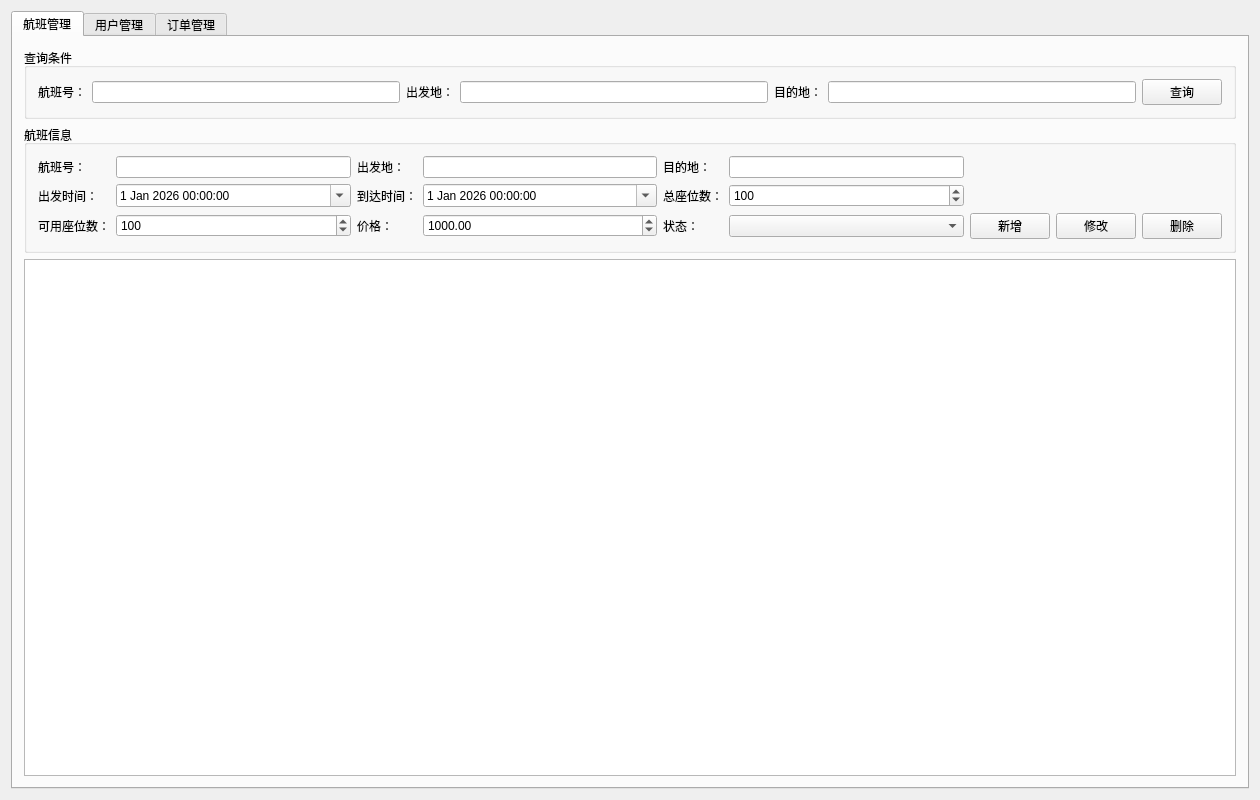
<?xml version="1.0" encoding="UTF-8"?>
<ui version="4.0">
 <class>AdminWindow</class>
 <widget class="QWidget" name="AdminWindow">
  <property name="geometry">
   <rect>
    <x>0</x>
    <y>0</y>
    <width>1260</width>
    <height>800</height>
   </rect>
  </property>
  <property name="windowTitle">
   <string>管理员管理系统</string>
  </property>
  <layout class="QVBoxLayout" name="verticalLayout">
   <item>
    <widget class="QTabWidget" name="tabWidget">
     <property name="currentIndex">
      <number>0</number>
     </property>
     <widget class="QWidget" name="tabFlight">
      <attribute name="title">
       <string>航班管理</string>
      </attribute>
      <layout class="QVBoxLayout" name="verticalLayout_2">
       <item>
        <widget class="QGroupBox" name="groupBox">
         <property name="title">
          <string>查询条件</string>
         </property>
         <layout class="QGridLayout" name="gridLayout_3">
          <item row="0" column="0">
           <widget class="QLabel" name="label">
            <property name="text">
             <string>航班号：</string>
            </property>
           </widget>
          </item>
          <item row="0" column="1">
           <widget class="QLineEdit" name="leQueryFlightNum"/>
          </item>
          <item row="0" column="2">
           <widget class="QLabel" name="label_2">
            <property name="text">
             <string>出发地：</string>
            </property>
           </widget>
          </item>
          <item row="0" column="3">
           <widget class="QLineEdit" name="leQueryDeparture"/>
          </item>
          <item row="0" column="4">
           <widget class="QLabel" name="label_3">
            <property name="text">
             <string>目的地：</string>
            </property>
           </widget>
          </item>
          <item row="0" column="5">
           <widget class="QLineEdit" name="leQueryArrival"/>
          </item>
          <item row="0" column="6">
           <widget class="QPushButton" name="btnFlightQuery">
            <property name="text">
             <string>查询</string>
            </property>
           </widget>
          </item>
         </layout>
        </widget>
       </item>
       <item>
        <widget class="QGroupBox" name="groupBox_2">
         <property name="title">
          <string>航班信息</string>
         </property>
         <layout class="QGridLayout" name="gridLayout_4">
          <item row="0" column="0">
           <widget class="QLabel" name="label_4">
            <property name="text">
             <string>航班号：</string>
            </property>
           </widget>
          </item>
          <item row="0" column="1">
           <widget class="QLineEdit" name="leFlightNum"/>
          </item>
          <item row="0" column="2">
           <widget class="QLabel" name="label_5">
            <property name="text">
             <string>出发地：</string>
            </property>
           </widget>
          </item>
          <item row="0" column="3">
           <widget class="QLineEdit" name="leDeparture"/>
          </item>
          <item row="0" column="4">
           <widget class="QLabel" name="label_6">
            <property name="text">
             <string>目的地：</string>
            </property>
           </widget>
          </item>
          <item row="0" column="5">
           <widget class="QLineEdit" name="leArrival"/>
          </item>
          <item row="1" column="0">
           <widget class="QLabel" name="label_7">
            <property name="text">
             <string>出发时间：</string>
            </property>
           </widget>
          </item>
          <item row="1" column="1">
           <widget class="QDateTimeEdit" name="dtDeparture">
            <property name="dateTime">
             <datetime>
              <hour>0</hour>
              <minute>0</minute>
              <second>0</second>
              <year>2026</year>
              <month>1</month>
              <day>1</day>
             </datetime>
            </property>
            <property name="calendarPopup">
             <bool>true</bool>
            </property>
           </widget>
          </item>
          <item row="1" column="2">
           <widget class="QLabel" name="label_8">
            <property name="text">
             <string>到达时间：</string>
            </property>
           </widget>
          </item>
          <item row="1" column="3">
           <widget class="QDateTimeEdit" name="dtArrival">
            <property name="dateTime">
             <datetime>
              <hour>0</hour>
              <minute>0</minute>
              <second>0</second>
              <year>2026</year>
              <month>1</month>
              <day>1</day>
             </datetime>
            </property>
            <property name="calendarPopup">
             <bool>true</bool>
            </property>
           </widget>
          </item>
          <item row="1" column="4">
           <widget class="QLabel" name="label_9">
            <property name="text">
             <string>总座位数：</string>
            </property>
           </widget>
          </item>
          <item row="1" column="5">
           <widget class="QSpinBox" name="sbTotalSeats">
            <property name="minimum">
             <number>1</number>
            </property>
            <property name="maximum">
             <number>500</number>
            </property>
            <property name="value">
             <number>100</number>
            </property>
           </widget>
          </item>
          <item row="2" column="0">
           <widget class="QLabel" name="label_10">
            <property name="text">
             <string>可用座位数：</string>
            </property>
           </widget>
          </item>
          <item row="2" column="1">
           <widget class="QSpinBox" name="sbAvailableSeats">
            <property name="minimum">
             <number>0</number>
            </property>
            <property name="maximum">
             <number>500</number>
            </property>
            <property name="value">
             <number>100</number>
            </property>
           </widget>
          </item>
          <item row="2" column="2">
           <widget class="QLabel" name="label_11">
            <property name="text">
             <string>价格：</string>
            </property>
           </widget>
          </item>
          <item row="2" column="3">
           <widget class="QDoubleSpinBox" name="dsPrice">
            <property name="decimals">
             <number>2</number>
            </property>
            <property name="minimum">
             <double>100.000000000000000</double>
            </property>
            <property name="maximum">
             <double>9999.000000000000000</double>
            </property>
            <property name="value">
             <double>1000.000000000000000</double>
            </property>
           </widget>
          </item>
          <item row="2" column="4">
           <widget class="QLabel" name="label_12">
            <property name="text">
             <string>状态：</string>
            </property>
           </widget>
          </item>
          <item row="2" column="5">
           <widget class="QComboBox" name="cbFlightStatus"/>
          </item>
          <item row="2" column="6">
           <layout class="QHBoxLayout" name="horizontalLayout_4">
            <item>
             <widget class="QPushButton" name="btnFlightAdd">
              <property name="text">
               <string>新增</string>
              </property>
             </widget>
            </item>
            <item>
             <widget class="QPushButton" name="btnFlightEdit">
              <property name="text">
               <string>修改</string>
              </property>
             </widget>
            </item>
            <item>
             <widget class="QPushButton" name="btnFlightDelete">
              <property name="text">
               <string>删除</string>
              </property>
             </widget>
            </item>
           </layout>
          </item>
         </layout>
        </widget>
       </item>
       <item>
        <widget class="QTableWidget" name="tableFlights"/>
       </item>
      </layout>
     </widget>
     <widget class="QWidget" name="tabUser">
      <attribute name="title">
       <string>用户管理</string>
      </attribute>
      <layout class="QVBoxLayout" name="verticalLayout_3">
       <item>
        <widget class="QGroupBox" name="groupBox_3">
         <property name="title">
          <string>查询条件</string>
         </property>
         <layout class="QGridLayout" name="gridLayout_5">
          <item row="0" column="0">
           <widget class="QLabel" name="label_13">
            <property name="text">
             <string>用户名：</string>
            </property>
           </widget>
          </item>
          <item row="0" column="1">
           <widget class="QLineEdit" name="leQueryUsername"/>
          </item>
          <item row="0" column="2">
           <widget class="QLabel" name="label_14">
            <property name="text">
             <string>邮箱：</string>
            </property>
           </widget>
          </item>
          <item row="0" column="3">
           <widget class="QLineEdit" name="leQueryEmail"/>
          </item>
          <item row="0" column="4">
           <widget class="QLabel" name="label_15">
            <property name="text">
             <string>角色：</string>
            </property>
           </widget>
          </item>
          <item row="0" column="5">
           <widget class="QComboBox" name="cbQueryUserRole"/>
          </item>
          <item row="0" column="6">
           <widget class="QPushButton" name="btnUserQuery">
            <property name="text">
             <string>查询</string>
            </property>
           </widget>
          </item>
         </layout>
        </widget>
       </item>
       <item>
        <widget class="QGroupBox" name="groupBox_4">
         <property name="title">
          <string>用户信息</string>
         </property>
         <layout class="QGridLayout" name="gridLayout_6">
          <item row="0" column="6">
           <layout class="QHBoxLayout" name="horizontalLayout_5">
            <item>
             <widget class="QPushButton" name="btnUserEdit">
              <property name="text">
               <string>修改信息</string>
              </property>
             </widget>
            </item>
            <item>
             <widget class="QPushButton" name="btnUserResetPwd">
              <property name="text">
               <string>重置密码</string>
              </property>
             </widget>
            </item>
           </layout>
          </item>
          <item row="0" column="1">
           <widget class="QLineEdit" name="leUsername"/>
          </item>
          <item row="0" column="0">
           <widget class="QLabel" name="label_16">
            <property name="text">
             <string>用户名：</string>
            </property>
           </widget>
          </item>
          <item row="0" column="2">
           <widget class="QLabel" name="label_17">
            <property name="text">
             <string>邮箱：</string>
            </property>
           </widget>
          </item>
          <item row="0" column="3">
           <widget class="QLineEdit" name="leEmail"/>
          </item>
          <item row="0" column="4">
           <widget class="QLabel" name="label_18">
            <property name="text">
             <string>角色：</string>
            </property>
           </widget>
          </item>
          <item row="0" column="5">
           <widget class="QComboBox" name="cbUserRole"/>
          </item>
         </layout>
        </widget>
       </item>
       <item>
        <widget class="QTableWidget" name="tableUsers"/>
       </item>
      </layout>
     </widget>
     <widget class="QWidget" name="tabOrder">
      <attribute name="title">
       <string>订单管理</string>
      </attribute>
      <layout class="QVBoxLayout" name="verticalLayout_4">
       <item>
        <widget class="QGroupBox" name="groupBox_5">
         <property name="title">
          <string>查询条件</string>
         </property>
         <layout class="QGridLayout" name="gridLayout_7">
          <item row="0" column="0">
           <widget class="QLabel" name="label_19">
            <property name="text">
             <string>用户ID：</string>
            </property>
           </widget>
          </item>
          <item row="0" column="1">
           <widget class="QLineEdit" name="leQueryUserId"/>
          </item>
          <item row="0" column="2">
           <widget class="QLabel" name="label_20">
            <property name="text">
             <string>航班ID：</string>
            </property>
           </widget>
          </item>
          <item row="0" column="3">
           <widget class="QLineEdit" name="leQueryFlightId"/>
          </item>
          <item row="0" column="4">
           <widget class="QLabel" name="label_21">
            <property name="text">
             <string>乘客姓名：</string>
            </property>
           </widget>
          </item>
          <item row="0" column="5">
           <widget class="QLineEdit" name="leQueryPassenger"/>
          </item>
          <item row="0" column="6">
           <widget class="QPushButton" name="btnOrderQuery">
            <property name="text">
             <string>查询</string>
            </property>
           </widget>
          </item>
         </layout>
        </widget>
       </item>
       <item>
        <widget class="QGroupBox" name="groupBox_6">
         <property name="title">
          <string>订单信息</string>
         </property>
         <layout class="QGridLayout" name="gridLayout_8">
          <item row="0" column="0">
           <widget class="QLabel" name="label_22">
            <property name="text">
             <string>用户ID：</string>
            </property>
           </widget>
          </item>
          <item row="0" column="1">
           <widget class="QLineEdit" name="leUserId"/>
          </item>
          <item row="0" column="2">
           <widget class="QLabel" name="label_23">
            <property name="text">
             <string>航班ID：</string>
            </property>
           </widget>
          </item>
          <item row="0" column="3">
           <widget class="QLineEdit" name="leFlightId"/>
          </item>
          <item row="0" column="4">
           <widget class="QLabel" name="label_24">
            <property name="text">
             <string>乘客姓名：</string>
            </property>
           </widget>
          </item>
          <item row="0" column="5">
           <widget class="QLineEdit" name="lePassenger"/>
          </item>
          <item row="1" column="0">
           <widget class="QLabel" name="label_25">
            <property name="text">
             <string>身份证号：</string>
            </property>
           </widget>
          </item>
          <item row="1" column="1">
           <widget class="QLineEdit" name="leIdCard"/>
          </item>
          <item row="1" column="2">
           <widget class="QLabel" name="label_26">
            <property name="text">
             <string>座位数：</string>
            </property>
           </widget>
          </item>
          <item row="1" column="3">
           <widget class="QSpinBox" name="sbSeatCount">
            <property name="minimum">
             <number>1</number>
            </property>
            <property name="maximum">
             <number>10</number>
            </property>
            <property name="value">
             <number>1</number>
            </property>
           </widget>
          </item>
          <item row="1" column="4">
           <widget class="QLabel" name="label_27">
            <property name="text">
             <string>总金额：</string>
            </property>
           </widget>
          </item>
          <item row="1" column="5">
           <widget class="QDoubleSpinBox" name="dsTotalAmount">
            <property name="decimals">
             <number>2</number>
            </property>
            <property name="minimum">
             <double>0.000000000000000</double>
            </property>
            <property name="maximum">
             <double>99999.000000000000000</double>
            </property>
           </widget>
          </item>
          <item row="1" column="6">
           <layout class="QHBoxLayout" name="horizontalLayout_6">
            <item>
             <widget class="QLabel" name="label_28">
              <property name="text">
               <string>状态：</string>
              </property>
             </widget>
            </item>
            <item>
             <widget class="QComboBox" name="cbOrderStatus"/>
            </item>
            <item>
             <widget class="QPushButton" name="btnOrderEdit">
              <property name="text">
               <string>修改状态</string>
              </property>
             </widget>
            </item>
           </layout>
          </item>
         </layout>
        </widget>
       </item>
       <item>
        <widget class="QTableWidget" name="tableOrders"/>
       </item>
      </layout>
     </widget>
    </widget>
   </item>
  </layout>
 </widget>
 <layoutdefault spacing="6" margin="11"/>
 <tabstops>
  <tabstop>tabWidget</tabstop>
  <tabstop>leQueryFlightNum</tabstop>
  <tabstop>leQueryDeparture</tabstop>
  <tabstop>leQueryArrival</tabstop>
  <tabstop>btnFlightQuery</tabstop>
  <tabstop>dtDeparture</tabstop>
  <tabstop>dtArrival</tabstop>
  <tabstop>sbTotalSeats</tabstop>
  <tabstop>sbAvailableSeats</tabstop>
  <tabstop>dsPrice</tabstop>
  <tabstop>cbFlightStatus</tabstop>
  <tabstop>btnFlightAdd</tabstop>
  <tabstop>btnFlightEdit</tabstop>
  <tabstop>btnFlightDelete</tabstop>
  <tabstop>tableFlights</tabstop>
  <tabstop>leQueryUsername</tabstop>
  <tabstop>leQueryEmail</tabstop>
  <tabstop>cbQueryUserRole</tabstop>
  <tabstop>btnUserQuery</tabstop>
  <tabstop>btnUserEdit</tabstop>
  <tabstop>btnUserResetPwd</tabstop>
  <tabstop>tableUsers</tabstop>
  <tabstop>leQueryUserId</tabstop>
  <tabstop>leQueryFlightId</tabstop>
  <tabstop>leQueryPassenger</tabstop>
  <tabstop>btnOrderQuery</tabstop>
  <tabstop>leIdCard</tabstop>
  <tabstop>sbSeatCount</tabstop>
  <tabstop>dsTotalAmount</tabstop>
  <tabstop>cbOrderStatus</tabstop>
  <tabstop>btnOrderEdit</tabstop>
  <tabstop>tableOrders</tabstop>
 </tabstops>
 <resources/>
 <connections/>
</ui>
